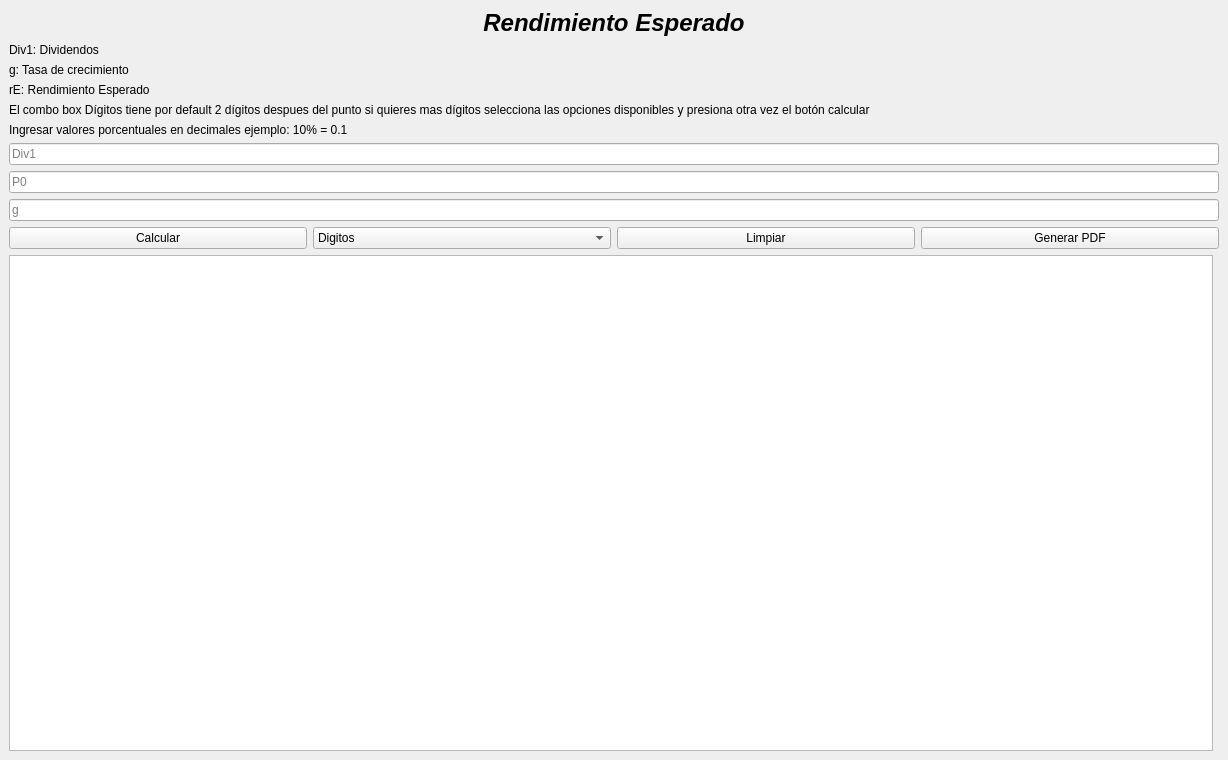
<?xml version="1.0" encoding="UTF-8"?>
<ui version="4.0">
 <class>MainWindow</class>
 <widget class="QMainWindow" name="MainWindow">
  <property name="windowModality">
   <enum>Qt::WindowModal</enum>
  </property>
  <property name="geometry">
   <rect>
    <x>0</x>
    <y>0</y>
    <width>1228</width>
    <height>760</height>
   </rect>
  </property>
  <property name="windowTitle">
   <string>Rendimiento Esperado</string>
  </property>
  <property name="styleSheet">
   <string notr="true">font: 16pt &quot;Segoe UI&quot;;

width: 70%;</string>
  </property>
  <widget class="QWidget" name="centralwidget">
   <layout class="QVBoxLayout" name="verticalLayout">
    <item>
     <widget class="QLabel" name="label_title">
      <property name="font">
       <font>
        <family>Segoe UI</family>
        <pointsize>18</pointsize>
        <italic>true</italic>
        <bold>true</bold>
       </font>
      </property>
      <property name="styleSheet">
       <string notr="true">font: 700 italic 18pt &quot;Segoe UI&quot;;</string>
      </property>
      <property name="text">
       <string>Rendimiento Esperado</string>
      </property>
      <property name="alignment">
       <set>Qt::AlignCenter</set>
      </property>
     </widget>
    </item>
    <item>
     <widget class="QLabel" name="label">
      <property name="text">
       <string>Div1: Dividendos</string>
      </property>
     </widget>
    </item>
    <item>
     <widget class="QLabel" name="label_2">
      <property name="text">
       <string>g: Tasa de crecimiento</string>
      </property>
     </widget>
    </item>
    <item>
     <widget class="QLabel" name="label_3">
      <property name="text">
       <string>rE: Rendimiento Esperado </string>
      </property>
     </widget>
    </item>
    <item>
     <widget class="QLabel" name="label_7">
      <property name="styleSheet">
       <string notr="true">font: 9pt &quot;Segoe UI&quot;;</string>
      </property>
      <property name="text">
       <string>El combo box Dígitos tiene por default 2 dígitos despues del punto si quieres mas dígitos selecciona las opciones disponibles y presiona otra vez el botón calcular</string>
      </property>
     </widget>
    </item>
    <item>
     <widget class="QLabel" name="label_7">
      <property name="styleSheet">
       <string notr="true">font: 9pt &quot;Segoe UI&quot;;</string>
      </property>
      <property name="text">
       <string>Ingresar valores porcentuales en decimales ejemplo: 10% = 0.1</string>
      </property>
     </widget>
    </item>
    <item>
     <widget class="QLineEdit" name="txt_div1">
      <property name="placeholderText">
       <string>Div1</string>
      </property>
     </widget>
    </item>
    <item>
     <widget class="QLineEdit" name="txt_p0">
      <property name="placeholderText">
       <string>P0</string>
      </property>
     </widget>
    </item>
    <item>
     <widget class="QLineEdit" name="txt_g">
      <property name="placeholderText">
       <string>g</string>
      </property>
     </widget>
    </item>
    <item>
     <layout class="QHBoxLayout" name="horizontalLayout_2">
      <item>
       <widget class="QPushButton" name="btn_calcular">
        <property name="text">
         <string>Calcular</string>
        </property>
       </widget>
      </item>
      <item>
       <widget class="QComboBox" name="cb_digitos">
        <item>
         <property name="text">
          <string>Digitos</string>
         </property>
        </item>
        <item>
         <property name="text">
          <string>3</string>
         </property>
        </item>
        <item>
         <property name="text">
          <string>4</string>
         </property>
        </item>
        <item>
         <property name="text">
          <string>5</string>
         </property>
        </item>
        <item>
         <property name="text">
          <string>Todos</string>
         </property>
        </item>
       </widget>
      </item>
      <item>
       <widget class="QPushButton" name="btn_limpiar">
        <property name="text">
         <string>Limpiar</string>
        </property>
       </widget>
      </item>
      <item>
       <widget class="QPushButton" name="btn_generar_pdf">
        <property name="text">
         <string>Generar PDF</string>
        </property>
       </widget>
      </item>
     </layout>
    </item>
    <item>
     <layout class="QHBoxLayout" name="horizontalLayout">
      <item>
       <widget class="QTextBrowser" name="tb_resultado"/>
      </item>
      <item>
       <layout class="QVBoxLayout" name="verticalLayout_2">
        <item>
         <widget class="QWidget" name="widgetGrafico" native="true"/>
        </item>
       </layout>
      </item>
     </layout>
    </item>
   </layout>
  </widget>
 </widget>
 <resources/>
 <connections/>
</ui>
